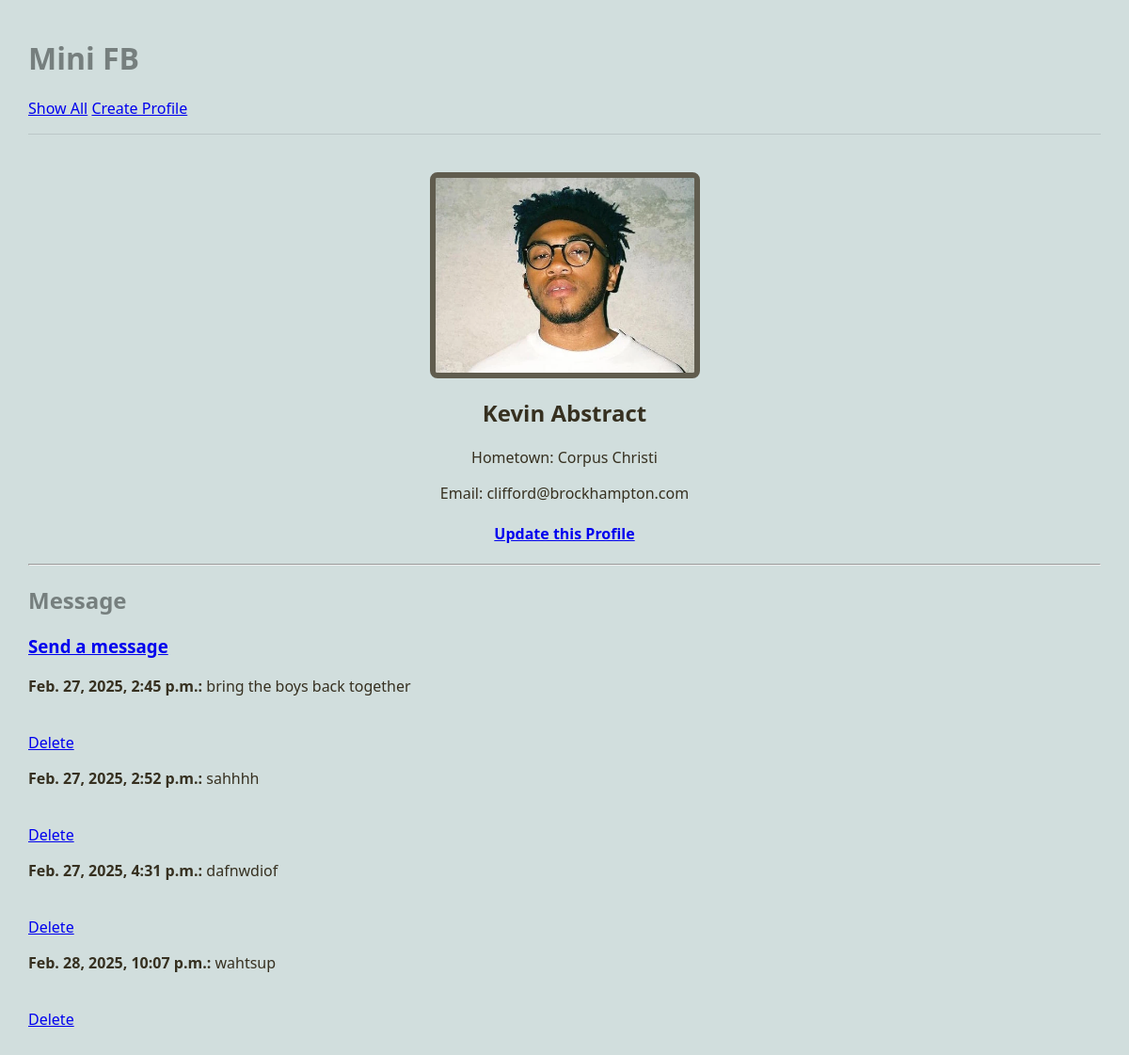
Page /mini_fb/profile/1 on the earlier database version.
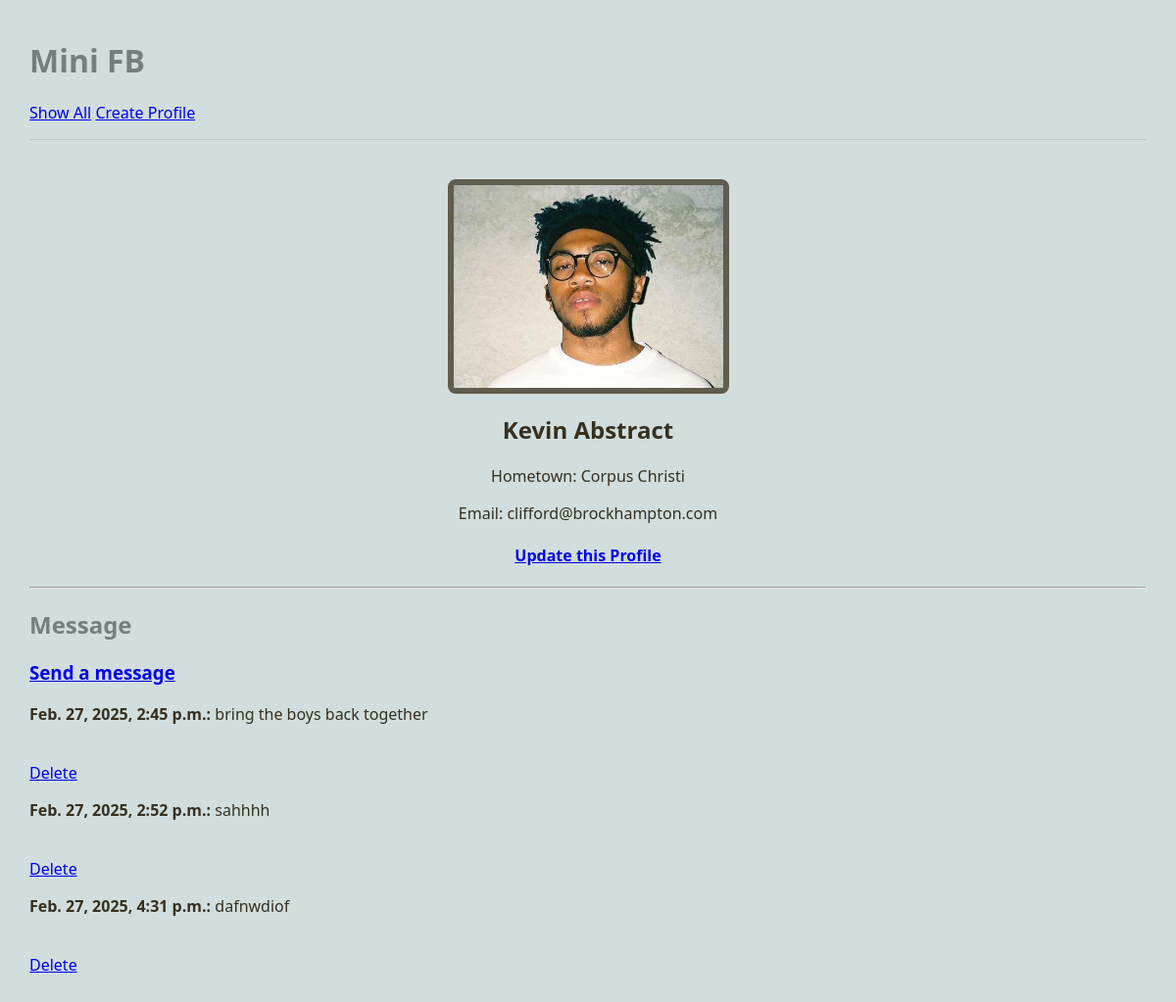
Same page on the later database version.
### mini_fb/models.py (models this page shows, shortened)
class StatusMessage(models.Model):
    profile = models.ForeignKey("Profile", on_delete=models.CASCADE)
    message = models.TextField(blank=False)
    timestamp = models.DateTimeField(auto_now=True)
    def get_images(self):
        status_images = StatusImage.objects.filter(status_message=self)
        images = []
        for status_image in status_images:
            images.append(status_image.image)
        return images

### mini_fb/views.py (the view)
# urls.py: path('profile/<int:pk>', ShowProfilePageView.as_view(), name='profile'),
class ShowProfilePageView(DetailView):
    model = Profile
    template_name = "mini_fb/show_profile.html"
    context_object_name = "profile"

### mini_fb/models.py (called while the page is built)
    def get_status_messages(self):
        messages = StatusMessage.objects.filter(profile=self)
        return messages

### mini_fb/templates/mini_fb/show_profile.html (shortened to what this page needs)
{% extends 'mini_fb/base.html' %}
{% block content %}
<main class="profile-container" style="text-align: center;">
    {% if profile.profile_image %}
    <div class="singular-profile-img">
        <img src="{{profile.profile_image.url}}" alt="Profile photo of {{profile.first_name}}" style="width: px;">
    </div>
    {% else %}
    <h3>No Image</h3>
    {% endif %}
    <div class="profile-info">
        <h2>{{profile.first_name}} {{profile.last_name}}</h2>
        <p>Hometown: {{profile.city}}</p>
        <p>Email: {{profile.email}}</p>
        <h4>
            <a href="{% url 'update_profile' profile.pk %}">Update this Profile</a>
	    </h4>
    </div>
    <hr>
</main>
<h2>Message</h2>
<h3>
    <a href="{% url 'create_status' profile.pk %}">Send a message</a>
</h3>
{% for message in profile.get_status_messages %}
    <div>
        <p><strong>{{ message.timestamp }}: </strong>{{ message.message }}</p>
        <br>
        <a href="{% url 'delete_status_message' message.pk %}">Delete</a>
    </div>
{% endfor %}
{% endblock %}

Differences in the rows shown:
removed StatusMessage: timestamp "Feb. 28, 2025, 10:07 p.m.", message "wahtsup"
